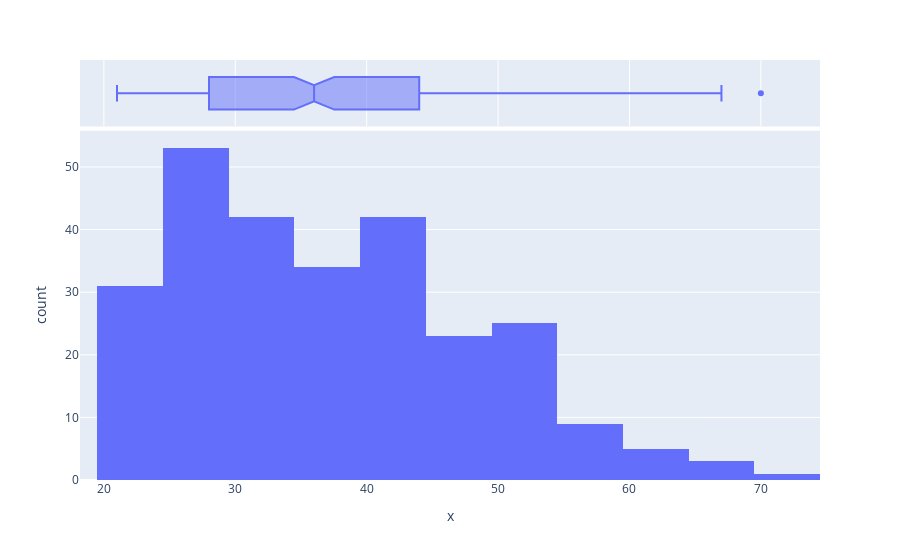

Write notebook code for a chart like this one.
### Code cell
px.histogram(df, x=df[df.Outcome==1].Age, marginal="box")

### Figure 1 — Plotly figure (JSON) as saved in the notebook; plotly's stock layout.template omitted (floating-point values rounded to 4 significant figures; data arrays with more than 128 entries replaced by an {"elided": "..."} marker saying what was removed)
{"data": [{"alignmentgroup": "True", "bingroup": "x", "hovertemplate": "x=%{x}<br>count=%{y}<extra></extra>", "legendgroup": "", "marker": {"color": "#636efa", "pattern": {"shape": ""}}, "name": "", "offsetgroup": "", "orientation": "v", "showlegend": false, "type": "histogram", "x": {"elided": "268 int values"}, "xaxis": "x", "yaxis": "y"}, {"alignmentgroup": "True", "hovertemplate": "x=%{x}<extra></extra>", "legendgroup": "", "marker": {"color": "#636efa"}, "name": "", "notched": true, "offsetgroup": "", "showlegend": false, "type": "box", "x": {"elided": "268 int values"}, "xaxis": "x2", "yaxis": "y2"}], "layout": {"barmode": "relative", "legend": {"tracegroupgap": 0}, "margin": {"t": 60}, "xaxis": {"anchor": "y", "domain": [0, 1], "title": {"text": "x"}}, "xaxis2": {"anchor": "y2", "domain": [0, 1], "matches": "x", "showgrid": true, "showticklabels": false}, "yaxis": {"anchor": "x", "domain": [0, 0.8316], "title": {"text": "count"}}, "yaxis2": {"anchor": "x2", "domain": [0.8416, 1], "matches": "y2", "showgrid": false, "showline": false, "showticklabels": false, "ticks": ""}}}
